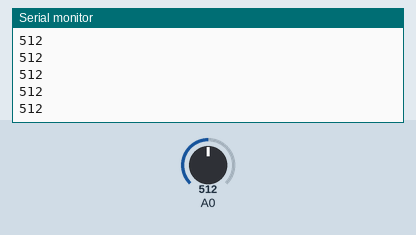
Bench run of a sketch on a simulated Arduino Uno, built with avr-gcc and run on an emulated ATmega328P. On the bench: the last lines printed to the serial monitor. The inputs (shaded band) are chosen by the test bench; at power-on: A0 = 512.

Above: at 1.2 s.
1.3 s: A0 set to 716
At 1.69 s:
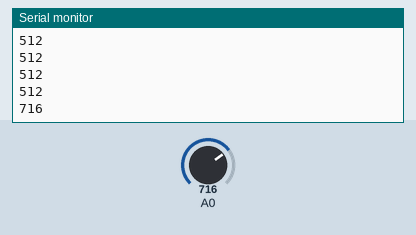
2.8 s: A0 set to 900
At 2.94 s:
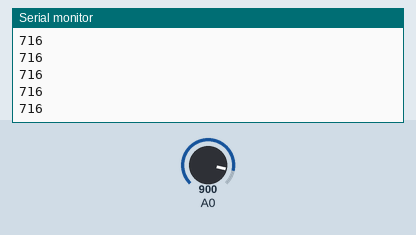
Timing chart, 0 to 5.8 s (numbered marks = the images above; inputs shaded):
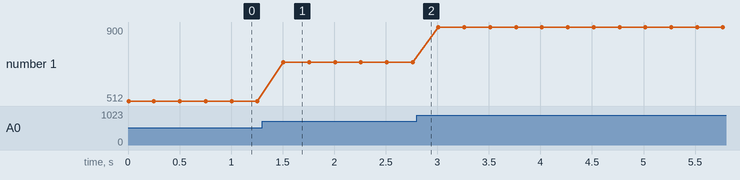

The sketch:

HC-05_10K103.ino
```cpp
#include <SoftwareSerial.h>
SoftwareSerial bt(10,11);

void setup() {
  bt.begin(38400);
  Serial.begin(38400);
  while(!Serial)
  {
    ;
  }
  Serial.println("BlueTooth Start @^_^@");
}

void loop() {
  int value=analogRead(A0);
  Serial.println(value);
  byte b[2];
  b[0]=value/256;
  b[1]=value%256;
  for (int i=0;i<2;i++)
  {
    bt.write(b[i]);
//    Serial.println(b[i]);
  }
  delay(250);
  }
```

Measured:
- after the input at 1.3 s, the serial monitor: prints a new line after 0.21 s (image 1)
- plotted number 1: 512 → 716 after the input at 1.3 s, 716 → 900 after the input at 2.8 s
